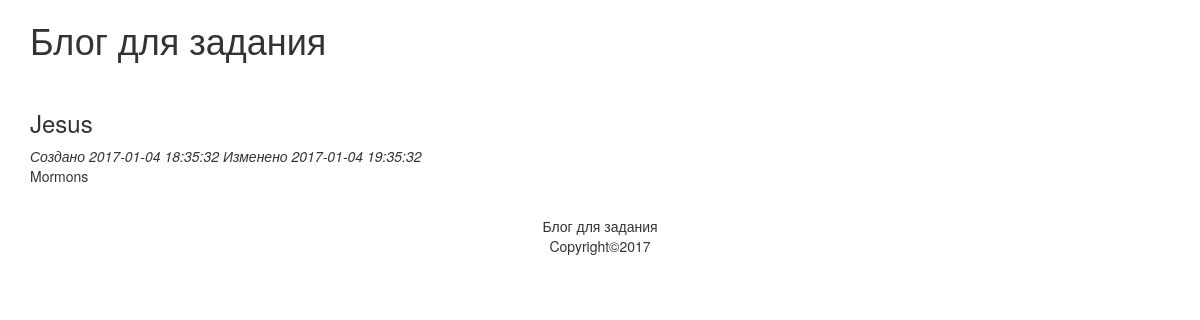
/article.php?id=14, run on the app's committed database.
### tables this page shows
CREATE TABLE `articles` (
  `id` int(11) NOT NULL,
  `title` varchar(255) NOT NULL,
  `content` text NOT NULL,
  `data_created` timestamp NOT NULL DEFAULT CURRENT_TIMESTAMP ON UPDATE CURRENT_TIMESTAMP,
  `data_updated` datetime DEFAULT NULL
);

### article.php (called while the page is built)
<?php
    require_once("database.php");
    require_once("models/articles.php");
    $link = db_connect();
    $article = articles_get($link, $_GET['id']);
    include("views/article.php");

### models/articles.php (called while the page is built, shortened)
<?php
function articles_get($link, $id_article)
{
    $query = sprintf("SELECT * FROM articles WHERE id=%d", (int)$id_article);
    $result = mysqli_query($link, $query);
    $article = mysqli_fetch_assoc($result);
    return $article;
}

### views/article.php (the view, shortened to what this page needs)
<!DOCTYPE html>
<html>
    <head>
        <link rel="stylesheet" href="style.css">
        <link rel="stylesheet" href="https://maxcdn.bootstrapcdn.com/bootstrap/3.3.7/css/bootstrap.min.css">
        </head>
    <body>
        <div class="container">
            <h1>Блог для задания</h1>
            <div>
                <div class="article">
                    <h3><?=$article['title']?></h3>
                    <em>Создано <?=$article['data_created']?></em>
                    <em>Изменено <?=$article['data_updated']?></em>
                    <p><?=$article['content']?></p>
                </div>
                </div>
            </div>
                <footer>
            <p>Блог для задания<br>Copyright&copy;2017</p></footer>
            </body>
</html>

### style.css (style rules this page uses)
body { color: red; }
footer { text-align: center; }
.article { margin-top: 50px; margin-bottom: 30px; }

### data on the page
articles: title "Jesus", data_created "2017-01-04 18:35:32", data_updated "2017-01-04 19:35:32", content "Mormons"
